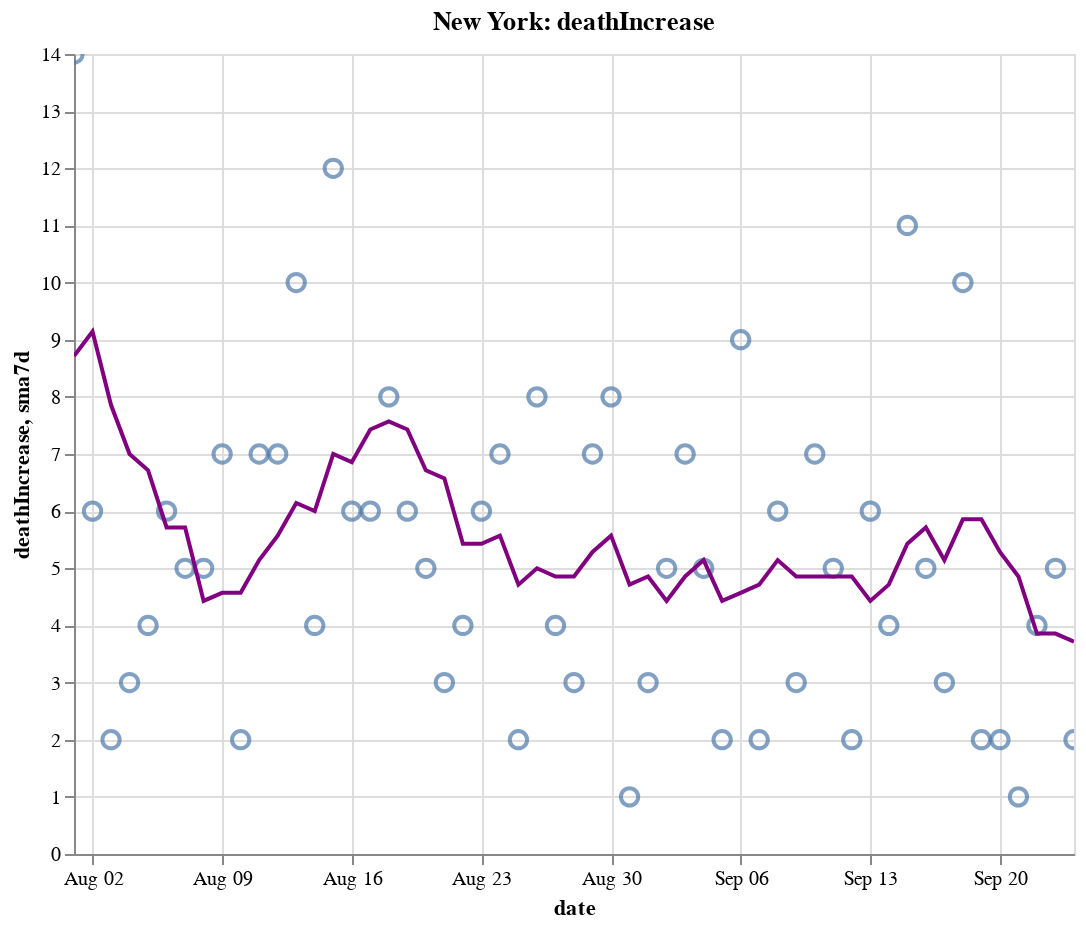

The notebook cell saved with this chart:
### Code cell
create_plot(ny, 'deathIncrease')

### Figure 1 — Vega-Lite specification as saved in the notebook (floating-point values rounded to 4 significant figures)
{"config": {"view": {"continuousWidth": 400, "continuousHeight": 300}}, "layer": [{"layer": [{"mark": {"type": "point", "size": 75}, "encoding": {"tooltip": [{"type": "temporal", "field": "date"}, {"type": "quantitative", "field": "deathIncrease"}, {"type": "quantitative", "field": "sma7d"}], "x": {"type": "temporal", "field": "date"}, "y": {"type": "quantitative", "field": "deathIncrease"}}, "selection": {"selector012": {"type": "interval", "bind": "scales", "encodings": ["x", "y"]}}}, {"mark": {"type": "line", "color": "purple"}, "encoding": {"x": {"type": "temporal", "field": "date"}, "y": {"type": "quantitative", "field": "sma7d"}}}]}, {"mark": {"type": "rule", "color": "#aaa"}, "encoding": {"x": {"type": "temporal", "field": "date"}}, "transform": [{"filter": {"selection": "selector011"}}]}, {"mark": "circle", "encoding": {"opacity": {"condition": {"value": 1, "selection": "selector011"}, "value": 0}, "tooltip": [{"type": "temporal", "field": "date"}, {"type": "quantitative", "field": "deathIncrease"}, {"type": "quantitative", "field": "sma7d"}], "x": {"type": "temporal", "field": "date"}, "y": {"type": "quantitative", "field": "deathIncrease"}}, "selection": {"selector011": {"type": "single", "encodings": ["x"], "on": "mouseover", "nearest": true, "empty": "none"}}}, {"mark": {"type": "text", "align": "left", "dx": 5, "dy": -5, "stroke": "white", "strokeWidth": 2}, "encoding": {"text": {"type": "quantitative", "field": "deathIncrease"}, "tooltip": [{"type": "temporal", "field": "date"}, {"type": "quantitative", "field": "deathIncrease"}, {"type": "quantitative", "field": "sma7d"}], "x": {"type": "temporal", "field": "date"}, "y": {"type": "quantitative", "field": "deathIncrease"}}, "transform": [{"filter": {"selection": "selector011"}}]}, {"mark": {"type": "text", "align": "left", "dx": 5, "dy": -5}, "encoding": {"text": {"type": "quantitative", "field": "deathIncrease"}, "tooltip": [{"type": "temporal", "field": "date"}, {"type": "quantitative", "field": "deathIncrease"}, {"type": "quantitative", "field": "sma7d"}], "x": {"type": "temporal", "field": "date"}, "y": {"type": "quantitative", "field": "deathIncrease"}}, "transform": [{"filter": {"selection": "selector011"}}]}], "data": {"name": "data-ab295b68fb24663e82b56c0ddbaf817e"}, "height": 400, "title": "New York: deathIncrease", "width": 500, "$schema": "https://vega.github.io/schema/vega-lite/v4.8.1.json", "datasets": {"data-ab295b68fb24663e82b56c0ddbaf817e": [{"date": "2020-08-01T00:00:00", "totalTestResultsIncrease": 82740.0, "positiveIncrease": 753.0, "death": 25160.0, "deathIncrease": 14.0, "positiveRate": 0.009, "state": "New York", "sma7d": 8.714}, {"date": "2020-08-02T00:00:00", "totalTestResultsIncrease": 58960.0, "positiveIncrease": 531.0, "death": 25170.0, "deathIncrease": 6.0, "positiveRate": 0.009, "state": "New York", "sma7d": 9.143}, {"date": "2020-08-03T00:00:00", "totalTestResultsIncrease": 51840.0, "positiveIncrease": 545.0, "death": 25170.0, "deathIncrease": 2.0, "positiveRate": 0.011, "state": "New York", "sma7d": 7.857}, {"date": "2020-08-04T00:00:00", "totalTestResultsIncrease": 70990.0, "positiveIncrease": 746.0, "death": 25180.0, "deathIncrease": 3.0, "positiveRate": 0.011, "state": "New York", "sma7d": 7.0}, {"date": "2020-08-05T00:00:00", "totalTestResultsIncrease": 72670.0, "positiveIncrease": 636.0, "death": 25180.0, "deathIncrease": 4.0, "positiveRate": 0.009, "state": "New York", "sma7d": 6.714}, {"date": "2020-08-06T00:00:00", "totalTestResultsIncrease": 72370.0, "positiveIncrease": 703.0, "death": 25180.0, "deathIncrease": 6.0, "positiveRate": 0.01, "state": "New York", "sma7d": 5.714}, {"date": "2020-08-07T00:00:00", "totalTestResultsIncrease": 70170.0, "positiveIncrease": 714.0, "death": 25190.0, "deathIncrease": 5.0, "positiveRate": 0.01, "state": "New York", "sma7d": 5.714}, {"date": "2020-08-08T00:00:00", "totalTestResultsIncrease": 74860.0, "positiveIncrease": 703.0, "death": 25200.0, "deathIncrease": 5.0, "positiveRate": 0.009, "state": "New York", "sma7d": 4.429}, {"date": "2020-08-09T00:00:00", "totalTestResultsIncrease": 65810.0, "positiveIncrease": 515.0, "death": 25200.0, "deathIncrease": 7.0, "positiveRate": 0.008, "state": "New York", "sma7d": 4.571}, {"date": "2020-08-10T00:00:00", "totalTestResultsIncrease": 54000.0, "positiveIncrease": 476.0, "death": 25200.0, "deathIncrease": 2.0, "positiveRate": 0.009, "state": "New York", "sma7d": 4.571}, {"date": "2020-08-11T00:00:00", "totalTestResultsIncrease": 77060.0, "positiveIncrease": 667.0, "death": 25210.0, "deathIncrease": 7.0, "positiveRate": 0.009, "state": "New York", "sma7d": 5.143}, {"date": "2020-08-12T00:00:00", "totalTestResultsIncrease": 87780.0, "positiveIncrease": 700.0, "death": 25220.0, "deathIncrease": 7.0, "positiveRate": 0.008, "state": "New York", "sma7d": 5.571}, {"date": "2020-08-13T00:00:00", "totalTestResultsIncrease": 87900.0, "positiveIncrease": 737.0, "death": 25230.0, "deathIncrease": 10.0, "positiveRate": 0.008, "state": "New York", "sma7d": 6.143}, {"date": "2020-08-14T00:00:00", "totalTestResultsIncrease": 85460.0, "positiveIncrease": 727.0, "death": 25230.0, "deathIncrease": 4.0, "positiveRate": 0.009, "state": "New York", "sma7d": 6.0}, {"date": "2020-08-15T00:00:00", "totalTestResultsIncrease": 88670.0, "positiveIncrease": 734.0, "death": 25240.0, "deathIncrease": 12.0, "positiveRate": 0.008, "state": "New York", "sma7d": 7.0}, {"date": "2020-08-16T00:00:00", "totalTestResultsIncrease": 77690.0, "positiveIncrease": 607.0, "death": 25250.0, "deathIncrease": 6.0, "positiveRate": 0.008, "state": "New York", "sma7d": 6.857}, {"date": "2020-08-17T00:00:00", "totalTestResultsIncrease": 56890.0, "positiveIncrease": 408.0, "death": 25260.0, "deathIncrease": 6.0, "positiveRate": 0.007, "state": "New York", "sma7d": 7.429}, {"date": "2020-08-18T00:00:00", "totalTestResultsIncrease": 66890.0, "positiveIncrease": 655.0, "death": 25260.0, "deathIncrease": 8.0, "positiveRate": 0.01, "state": "New York", "sma7d": 7.571}, {"date": "2020-08-19T00:00:00", "totalTestResultsIncrease": 80420.0, "positiveIncrease": 631.0, "death": 25270.0, "deathIncrease": 6.0, "positiveRate": 0.008, "state": "New York", "sma7d": 7.429}, {"date": "2020-08-20T00:00:00", "totalTestResultsIncrease": 80980.0, "positiveIncrease": 601.0, "death": 25280.0, "deathIncrease": 5.0, "positiveRate": 0.007, "state": "New York", "sma7d": 6.714}, {"date": "2020-08-21T00:00:00", "totalTestResultsIncrease": 98880.0, "positiveIncrease": 709.0, "death": 25280.0, "deathIncrease": 3.0, "positiveRate": 0.007, "state": "New York", "sma7d": 6.571}, {"date": "2020-08-22T00:00:00", "totalTestResultsIncrease": 94850.0, "positiveIncrease": 653.0, "death": 25280.0, "deathIncrease": 4.0, "positiveRate": 0.007, "state": "New York", "sma7d": 5.429}, {"date": "2020-08-23T00:00:00", "totalTestResultsIncrease": 74040.0, "positiveIncrease": 572.0, "death": 25290.0, "deathIncrease": 6.0, "positiveRate": 0.008, "state": "New York", "sma7d": 5.429}, {"date": "2020-08-24T00:00:00", "totalTestResultsIncrease": 62030.0, "positiveIncrease": 408.0, "death": 25300.0, "deathIncrease": 7.0, "positiveRate": 0.007, "state": "New York", "sma7d": 5.571}, {"date": "2020-08-25T00:00:00", "totalTestResultsIncrease": 67260.0, "positiveIncrease": 629.0, "death": 25300.0, "deathIncrease": 2.0, "positiveRate": 0.009, "state": "New York", "sma7d": 4.714}, {"date": "2020-08-26T00:00:00", "totalTestResultsIncrease": 71190.0, "positiveIncrease": 566.0, "death": 25300.0, "deathIncrease": 8.0, "positiveRate": 0.008, "state": "New York", "sma7d": 5.0}, {"date": "2020-08-27T00:00:00", "totalTestResultsIncrease": 83440.0, "positiveIncrease": 791.0, "death": 25310.0, "deathIncrease": 4.0, "positiveRate": 0.009, "state": "New York", "sma7d": 4.857}, {"date": "2020-08-28T00:00:00", "totalTestResultsIncrease": 97830.0, "positiveIncrease": 636.0, "death": 25310.0, "deathIncrease": 3.0, "positiveRate": 0.007, "state": "New York", "sma7d": 4.857}, {"date": "2020-08-29T00:00:00", "totalTestResultsIncrease": 93870.0, "positiveIncrease": 635.0, "death": 25320.0, "deathIncrease": 7.0, "positiveRate": 0.007, "state": "New York", "sma7d": 5.286}, {"date": "2020-08-30T00:00:00", "totalTestResultsIncrease": 100000.0, "positiveIncrease": 698.0, "death": 25330.0, "deathIncrease": 8.0, "positiveRate": 0.007, "state": "New York", "sma7d": 5.571}, {"date": "2020-08-31T00:00:00", "totalTestResultsIncrease": 66240.0, "positiveIncrease": 656.0, "death": 25330.0, "deathIncrease": 1.0, "positiveRate": 0.01, "state": "New York", "sma7d": 4.714}, {"date": "2020-09-01T00:00:00", "totalTestResultsIncrease": 77000.0, "positiveIncrease": 754.0, "death": 25330.0, "deathIncrease": 3.0, "positiveRate": 0.01, "state": "New York", "sma7d": 4.857}, {"date": "2020-09-02T00:00:00", "totalTestResultsIncrease": 88450.0, "positiveIncrease": 708.0, "death": 25340.0, "deathIncrease": 5.0, "positiveRate": 0.008, "state": "New York", "sma7d": 4.429}, {"date": "2020-09-03T00:00:00", "totalTestResultsIncrease": 88980.0, "positiveIncrease": 889.0, "death": 25340.0, "deathIncrease": 7.0, "positiveRate": 0.01, "state": "New York", "sma7d": 4.857}, {"date": "2020-09-04T00:00:00", "totalTestResultsIncrease": 93400.0, "positiveIncrease": 864.0, "death": 25350.0, "deathIncrease": 5.0, "positiveRate": 0.009, "state": "New York", "sma7d": 5.143}, {"date": "2020-09-05T00:00:00", "totalTestResultsIncrease": 99760.0, "positiveIncrease": 801.0, "death": 25350.0, "deathIncrease": 2.0, "positiveRate": 0.008, "state": "New York", "sma7d": 4.429}, {"date": "2020-09-06T00:00:00", "totalTestResultsIncrease": 85630.0, "positiveIncrease": 729.0, "death": 25360.0, "deathIncrease": 9.0, "positiveRate": 0.009, "state": "New York", "sma7d": 4.571}, {"date": "2020-09-07T00:00:00", "totalTestResultsIncrease": 58860.0, "positiveIncrease": 520.0, "death": 25360.0, "deathIncrease": 2.0, "positiveRate": 0.009, "state": "New York", "sma7d": 4.714}, {"date": "2020-09-08T00:00:00", "totalTestResultsIncrease": 57830.0, "positiveIncrease": 557.0, "death": 25370.0, "deathIncrease": 6.0, "positiveRate": 0.01, "state": "New York", "sma7d": 5.143}, {"date": "2020-09-09T00:00:00", "totalTestResultsIncrease": 63230.0, "positiveIncrease": 576.0, "death": 25370.0, "deathIncrease": 3.0, "positiveRate": 0.009, "state": "New York", "sma7d": 4.857}, {"date": "2020-09-10T00:00:00", "totalTestResultsIncrease": 76810.0, "positiveIncrease": 757.0, "death": 25380.0, "deathIncrease": 7.0, "positiveRate": 0.01, "state": "New York", "sma7d": 4.857}, {"date": "2020-09-11T00:00:00", "totalTestResultsIncrease": 89720.0, "positiveIncrease": 880.0, "death": 25380.0, "deathIncrease": 5.0, "positiveRate": 0.01, "state": "New York", "sma7d": 4.857}, {"date": "2020-09-12T00:00:00", "totalTestResultsIncrease": 102900.0, "positiveIncrease": 849.0, "death": 25380.0, "deathIncrease": 2.0, "positiveRate": 0.008, "state": "New York", "sma7d": 4.857}, {"date": "2020-09-13T00:00:00", "totalTestResultsIncrease": 72670.0, "positiveIncrease": 725.0, "death": 25390.0, "deathIncrease": 6.0, "positiveRate": 0.01, "state": "New York", "sma7d": 4.429}, {"date": "2020-09-14T00:00:00", "totalTestResultsIncrease": 63360.0, "positiveIncrease": 583.0, "death": 25390.0, "deathIncrease": 4.0, "positiveRate": 0.009, "state": "New York", "sma7d": 4.714}, {"date": "2020-09-15T00:00:00", "totalTestResultsIncrease": 73680.0, "positiveIncrease": 766.0, "death": 25400.0, "deathIncrease": 11.0, "positiveRate": 0.01, "state": "New York", "sma7d": 5.429}, {"date": "2020-09-16T00:00:00", "totalTestResultsIncrease": 75090.0, "positiveIncrease": 652.0, "death": 25410.0, "deathIncrease": 5.0, "positiveRate": 0.009, "state": "New York", "sma7d": 5.714}, {"date": "2020-09-17T00:00:00", "totalTestResultsIncrease": 91500.0, "positiveIncrease": 896.0, "death": 25410.0, "deathIncrease": 3.0, "positiveRate": 0.01, "state": "New York", "sma7d": 5.143}, {"date": "2020-09-18T00:00:00", "totalTestResultsIncrease": 89730.0, "positiveIncrease": 790.0, "death": 25420.0, "deathIncrease": 10.0, "positiveRate": 0.009, "state": "New York", "sma7d": 5.857}, {"date": "2020-09-19T00:00:00", "totalTestResultsIncrease": 110400.0, "positiveIncrease": 986.0, "death": 25420.0, "deathIncrease": 2.0, "positiveRate": 0.009, "state": "New York", "sma7d": 5.857}, {"date": "2020-09-20T00:00:00", "totalTestResultsIncrease": 100400.0, "positiveIncrease": 862.0, "death": 25430.0, "deathIncrease": 2.0, "positiveRate": 0.009, "state": "New York", "sma7d": 5.286}, {"date": "2020-09-21T00:00:00", "totalTestResultsIncrease": 58320.0, "positiveIncrease": 573.0, "death": 25430.0, "deathIncrease": 1.0, "positiveRate": 0.01, "state": "New York", "sma7d": 4.857}, {"date": "2020-09-22T00:00:00", "totalTestResultsIncrease": 84000.0, "positiveIncrease": 754.0, "death": 25430.0, "deathIncrease": 4.0, "positiveRate": 0.009, "state": "New York", "sma7d": 3.857}, {"date": "2020-09-23T00:00:00", "totalTestResultsIncrease": 70930.0, "positiveIncrease": 665.0, "death": 25440.0, "deathIncrease": 5.0, "positiveRate": 0.009, "state": "New York", "sma7d": 3.857}, {"date": "2020-09-24T00:00:00", "totalTestResultsIncrease": 92950.0, "positiveIncrease": 955.0, "death": 25440.0, "deathIncrease": 2.0, "positiveRate": 0.01, "state": "New York", "sma7d": 3.714}]}}
